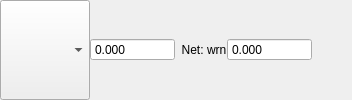
        <widget class="QFrame" name="frameVSCA">
         <property name="frameShape">
          <enum>QFrame::NoFrame</enum>
         </property>
         <property name="frameShadow">
          <enum>QFrame::Raised</enum>
         </property>
         <layout class="QHBoxLayout" name="horizontalLayout_14">
          <property name="spacing">
           <number>0</number>
          </property>
          <property name="leftMargin">
           <number>0</number>
          </property>
          <property name="topMargin">
           <number>0</number>
          </property>
          <property name="rightMargin">
           <number>0</number>
          </property>
          <property name="bottomMargin">
           <number>0</number>
          </property>
          <item>
           <widget class="QComboBox" name="comboVSCA">
            <property name="sizePolicy">
             <sizepolicy hsizetype="Preferred" vsizetype="Preferred">
              <horstretch>0</horstretch>
              <verstretch>0</verstretch>
             </sizepolicy>
            </property>
            <property name="minimumSize">
             <size>
              <width>90</width>
              <height>0</height>
             </size>
            </property>
            <property name="font">
             <font>
              <family>Courier 10 Pitch</family>
             </font>
            </property>
            <property name="sizeAdjustPolicy">
             <enum>QComboBox::AdjustToContents</enum>
            </property>
           </widget>
          </item>
          <item>
           <widget class="LSADoubleSpinBox" name="doubleVSCA">
            <property name="sizePolicy">
             <sizepolicy hsizetype="Expanding" vsizetype="Fixed">
              <horstretch>0</horstretch>
              <verstretch>0</verstretch>
             </sizepolicy>
            </property>
            <property name="minimumSize">
             <size>
              <width>85</width>
              <height>0</height>
             </size>
            </property>
            <property name="alignment">
             <set>Qt::AlignLeading|Qt::AlignLeft|Qt::AlignVCenter</set>
            </property>
            <property name="readOnly">
             <bool>false</bool>
            </property>
            <property name="buttonSymbols">
             <enum>QAbstractSpinBox::NoButtons</enum>
            </property>
            <property name="decimals">
             <number>3</number>
            </property>
            <property name="singleStep">
             <double>0.000000000000000</double>
            </property>
           </widget>
          </item>
          <item>
           <widget class="QLabel" name="labelNetVarScaling">
            <property name="text">
             <string>  Net: </string>
            </property>
           </widget>
          </item>
          <item>
           <widget class="QLabel" name="labelScaleWarning">
            <property name="text">
             <string>wrn</string>
            </property>
           </widget>
          </item>
          <item>
           <widget class="LSADoubleSpinBox" name="doubleNetVSCA">
            <property name="sizePolicy">
             <sizepolicy hsizetype="Expanding" vsizetype="Fixed">
              <horstretch>0</horstretch>
              <verstretch>0</verstretch>
             </sizepolicy>
            </property>
            <property name="minimumSize">
             <size>
              <width>85</width>
              <height>0</height>
             </size>
            </property>
            <property name="alignment">
             <set>Qt::AlignLeading|Qt::AlignLeft|Qt::AlignVCenter</set>
            </property>
            <property name="readOnly">
             <bool>true</bool>
            </property>
            <property name="buttonSymbols">
             <enum>QAbstractSpinBox::NoButtons</enum>
            </property>
            <property name="decimals">
             <number>3</number>
            </property>
            <property name="singleStep">
             <double>0.000000000000000</double>
            </property>
           </widget>
          </item>
          <item>
           <spacer name="horizontalSpacer_4">
            <property name="orientation">
             <enum>Qt::Horizontal</enum>
            </property>
            <property name="sizeHint" stdset="0">
             <size>
              <width>40</width>
              <height>20</height>
             </size>
            </property>
           </spacer>
          </item>
         </layout>
        </widget>
